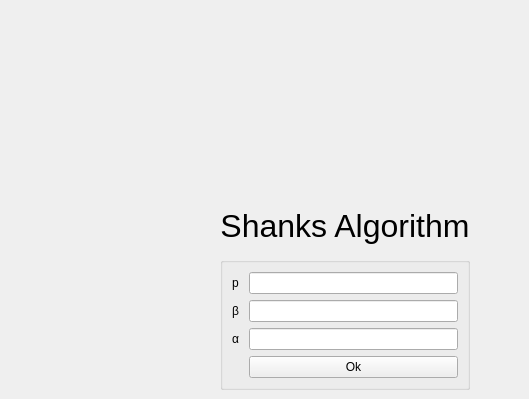
       <widget class="QWidget" name="page4">
        <widget class="QWidget" name="layoutWidget">
         <property name="geometry">
          <rect>
           <x>170</x>
           <y>200</y>
           <width>350</width>
           <height>190</height>
          </rect>
         </property>
         <layout class="QGridLayout" name="gridLayout_8">
          <item row="1" column="0">
           <spacer name="horizontalSpacer">
            <property name="orientation">
             <enum>Qt::Horizontal</enum>
            </property>
            <property name="sizeHint" stdset="0">
             <size>
              <width>40</width>
              <height>20</height>
             </size>
            </property>
           </spacer>
          </item>
          <item row="1" column="1">
           <widget class="QGroupBox" name="groupBox_10">
            <property name="title">
             <string/>
            </property>
            <layout class="QGridLayout" name="gridLayout_17">
             <item row="2" column="1">
              <widget class="QLineEdit" name="le_shank_alpha"/>
             </item>
             <item row="2" column="0">
              <widget class="QLabel" name="label_68">
               <property name="text">
                <string>α</string>
               </property>
              </widget>
             </item>
             <item row="3" column="1">
              <widget class="QPushButton" name="btnShank">
               <property name="text">
                <string>Ok</string>
               </property>
              </widget>
             </item>
             <item row="0" column="0">
              <widget class="QLabel" name="label_62">
               <property name="text">
                <string>p</string>
               </property>
              </widget>
             </item>
             <item row="1" column="1">
              <widget class="QLineEdit" name="le_shank_beta"/>
             </item>
             <item row="0" column="1">
              <widget class="QLineEdit" name="le_shank_p"/>
             </item>
             <item row="1" column="0">
              <widget class="QLabel" name="label_63">
               <property name="text">
                <string>β </string>
               </property>
              </widget>
             </item>
            </layout>
           </widget>
          </item>
          <item row="0" column="1">
           <widget class="QLabel" name="label_69">
            <property name="maximumSize">
             <size>
              <width>400</width>
              <height>16777215</height>
             </size>
            </property>
            <property name="styleSheet">
             <string notr="true">font-size:24pt;</string>
            </property>
            <property name="text">
             <string>Shanks Algorithm</string>
            </property>
            <property name="alignment">
             <set>Qt::AlignCenter</set>
            </property>
           </widget>
          </item>
          <item row="1" column="2">
           <spacer name="horizontalSpacer_18">
            <property name="orientation">
             <enum>Qt::Horizontal</enum>
            </property>
            <property name="sizeHint" stdset="0">
             <size>
              <width>40</width>
              <height>20</height>
             </size>
            </property>
           </spacer>
          </item>
         </layout>
        </widget>
       </widget>
